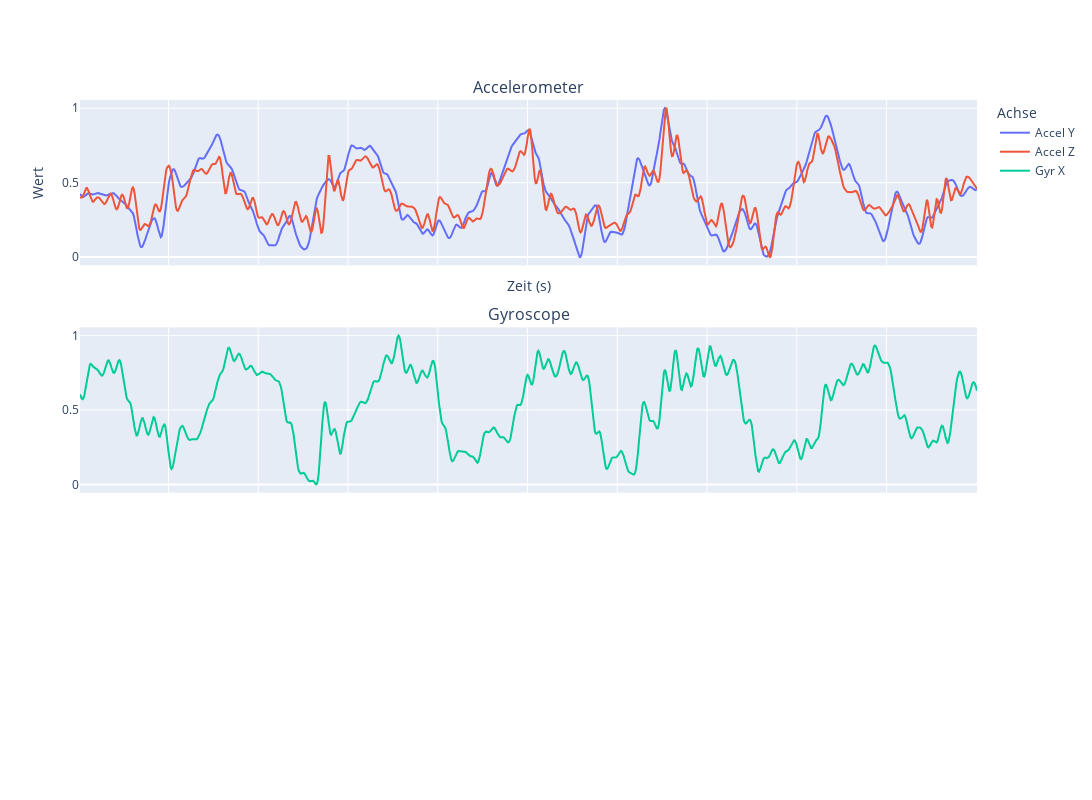

Write notebook code for a chart like this one.
### Markdown cell above
Min-Max-Skalierung

### Code cell
plot_df(normalized_df_sq)

### Figure 1 — Plotly figure (JSON) as saved in the notebook; plotly's stock layout.template omitted (floating-point values rounded to 4 significant figures; data arrays with more than 128 entries replaced by an {"elided": "..."} marker saying what was removed)
{"data": [{"name": "Accel Y", "type": "scatter", "x": {"elided": "1001 float values"}, "y": {"elided": "1001 float values"}}, {"name": "Accel Z", "type": "scatter", "x": {"elided": "1001 float values"}, "y": {"elided": "1001 float values"}}, {"marker": {"size": 4}, "name": "Gyr X", "type": "scatter", "x": {"elided": "1001 float values"}, "xaxis": "x2", "y": {"elided": "1001 float values"}, "yaxis": "y2"}], "layout": {"annotations": [{"font": {"size": 16}, "showarrow": false, "text": "Accelerometer", "x": 0.5, "xanchor": "center", "xref": "paper", "y": 1, "yanchor": "bottom", "yref": "paper"}, {"font": {"size": 16}, "showarrow": false, "text": "Gyroscope", "x": 0.5, "xanchor": "center", "xref": "paper", "y": 0.6333, "yanchor": "bottom", "yref": "paper"}], "height": 800, "legend": {"title": {"text": "Achse"}}, "width": 2000, "xaxis": {"anchor": "y", "domain": [0, 1], "matches": "x3", "showticklabels": false, "title": {"text": "Zeit (s)"}}, "xaxis2": {"anchor": "y2", "domain": [0, 1], "matches": "x3", "showticklabels": false}, "xaxis3": {"anchor": "y3", "domain": [0, 1]}, "yaxis": {"anchor": "x", "domain": [0.7333, 1], "title": {"text": "Wert"}}, "yaxis2": {"anchor": "x2", "domain": [0.3667, 0.6333]}, "yaxis3": {"anchor": "x3", "domain": [0, 0.2667]}}}
